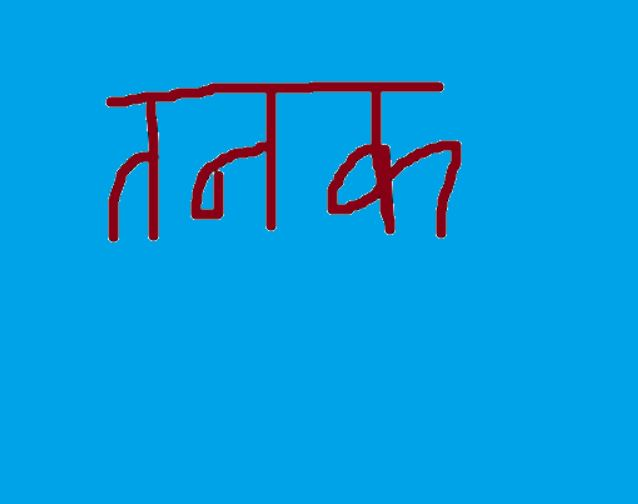
#> input picture Hindi2.JPG, 638 x 504 px
$ python -i preprocess.py   (imports and definitions only)
#> lines starting #> are read from the running program, lines starting #| are printed output that depends on the picture; after the words box and inside, x2 and y2 are one past the last pixel; in counts of white or black regions, pixels touching at a corner belong together
#!/usr/bin/env python
# coding: utf-8

# In[3]:


import numpy as np
import matplotlib.pyplot as plt
import cv2
import pytesseract
from pytesseract import Output

# In[4]:

def image_resize(image, width = None, height = None, inter = cv2.INTER_AREA):
    # initialize the dimensions of the image to be resized and
    # grab the image size
    dim = None
    (h, w) = image.shape[:2]

    # if both the width and height are None, then return the
    # original image
    if width is None and height is None:
        return image

    # check to see if the width is None
    if width is None:
        # calculate the ratio of the height and construct the
        # dimensions
        r = height / float(h)
        dim = (int(w * r), height)

    # otherwise, the height is None
    else:
        # calculate the ratio of the width and construct the
        # dimensions
        r = width / float(w)
        dim = (width, int(h * r))

    # resize the image
    resized = cv2.resize(image, dim, interpolation = inter)

    # return the resized image
    return resized

def borders(here_img, thresh):
    size = here_img.shape
    check = int(115 * size[0] / 600)
    image = here_img[:]
    top, bottom = 0, size[0] - 1
    #plt.imshow(image)
    #plt.show()
    shape = size

    #find the background color for empty column
    bg = np.repeat(thresh, shape[1])
    count = 0
    for row in range(1, shape[0]):
        if  (np.equal(bg, image[row]).any()) == True:
            #print(count)
            count += 1
        else:
            count = 0
        if count >= check:
            top = row - check
            break


    shape = image.shape
    bg = np.repeat(thresh, shape[1])
    count = 0
    rows = np.arange(1, shape[0])
    #print(rows)
    for row in rows[::-1]:
        if  (np.equal(bg, image[row]).any()) == True:
            count += 1
        else:
            count = 0
        if count >= check:
            bottom = row + count
            break
    # [6 lines of commented-out code are left out]

    d1 = (top - 2) >= 0
    d2 = (bottom + 2) < size[0]
    d = d1 and d2
    if(d):
        b = 2
    else:
        b = 0

    return (top, bottom, b)


# In[5]:


def detect_text(main_image, gray_img, localized, bc):
        cimg = cv2.resize(localized, (30, 30))
        bordersize = 1
        nimg = cv2.copyMakeBorder(cimg, top=bordersize, bottom=bordersize, left=bordersize, right=bordersize, borderType=cv2.BORDER_CONSTANT, value=[255-bc, 0, 0])

        return main_image, nimg


# In[6]:


def segmentation(bordered, thresh):
    try:
        shape = bordered.shape
        check = int(50 * shape[0] / 320)
        image = bordered[:]
        image = image[check:].T
        shape = image.shape
        #plt.imshow(image)
        #plt.show()

        #find the background color for empty column
        bg = np.repeat(255 - thresh, shape[1])
        bg_keys = []
        for row in range(1, shape[0]):
            if  (np.equal(bg, image[row]).all()):
                bg_keys.append(row)

        lenkeys = len(bg_keys)-1
        new_keys = [bg_keys[1], bg_keys[-1]]
        #print(lenkeys)
        for i in range(1, lenkeys):
            if (bg_keys[i+1] - bg_keys[i]) > check:
                new_keys.append(bg_keys[i])
                #print(i)

        new_keys = sorted(new_keys)
        #print(new_keys)
        segmented_templates = []
        first = 0
        for key in new_keys[1:]:
            segment = bordered.T[first:key]
            segmented_templates.append(segment.T)
            #show middle segments
            #plt.imshow(segment.T)
            #plt.show()
            first = key
        last_segment = bordered.T[new_keys[-1]:]
        segmented_templates.append(last_segment.T)

        #check if each segment shape is enough to do recognition


        return(segmented_templates)
    except:
        return [bordered]


# In[7]:


def localize(main_image, gray_img, localized, bc, show):
    #open the template as gray scale image
        template = localized
        #print(template.shape)
        width, height = template.shape[::-1] #get the width and height
        #match the template using cv2.matchTemplate
        match = cv2.matchTemplate(gray_img, template, cv2.TM_CCOEFF_NORMED)
        threshold = 0.8
        position = np.where(match >= threshold) #get the location of template in the image
        for point in zip(*position[::-1]): #draw the rectangle around the matched template
            cv2.rectangle(main_image, point, (point[0] + width, point[1] + height), (255 - bc, 0, bc ), 2)

        return main_image


# In[8]:


def preprocess(bgr_img):#gray image
    img = bgr_img[:]
    # [7 lines of commented-out code are left out]
    blur = cv2.GaussianBlur(img,(5,5),0)
    ret,th_img = cv2.threshold(blur,0,255,cv2.THRESH_BINARY_INV+cv2.THRESH_OTSU) #converts black to white and inverse
    rows, cols = th_img.shape
    bg_test = np.array([th_img[i][i] for i in range(5)])
    if bg_test.all() == 0:
        text_color = 255
    else:
        text_color = 0
    #print('Process: Localization....\n')
    tb = borders(th_img, text_color)
    lr = borders(th_img.T, text_color)
    dummy = int(np.average((tb[2], lr[2]))) + 2
    template = th_img[tb[0]+dummy:tb[1]-dummy, lr[0]+dummy:lr[1]-dummy]
    #print("Process: Segmentation....\n")
    th_img=image_resize(th_img, width=1200, height=1200)
    template=image_resize(template,width=1200)
    kernel = np.ones((5,5),np.uint8)
    template = cv2.erode(template,kernel,iterations = 5)
    segments = segmentation(template, text_color)
    #print('Process: Detection.....\n')
    return segments, template, th_img, text_color

# In[ ]:

>>> import cv2
>>> picture = cv2.imread('Hindi2.JPG', cv2.IMREAD_GRAYSCALE)
#> picture: shape (504, 638); min 12, max 229, mean 119.1
>>> result = preprocess(picture)
#> in preprocess, `ret,th_img = cv2.threshold(blur,0,255,cv2.THRESH_BINARY_INV+cv2.THRESH..`:
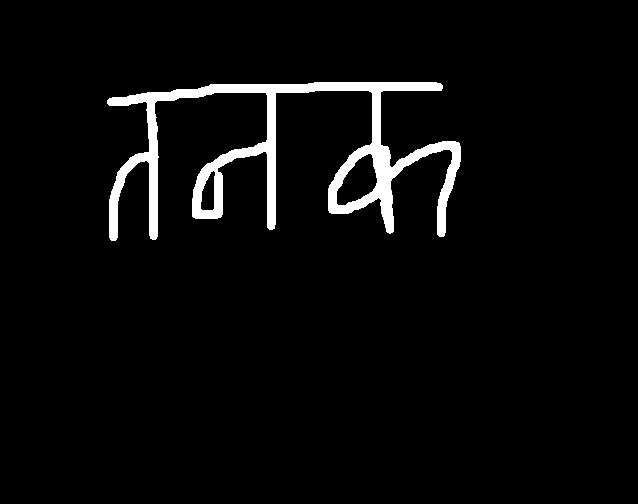
#> th_img: shape (504, 638); 3.9% white; 1 white region, box (x1, y1, x2, y2) and area: (107, 82, 461, 241) 12524
#> in preprocess, `ret,th_img = cv2.threshold(blur,0,255,cv2.THRESH_BINARY_INV+cv2.THRESH..`: ret = 86
#> in preprocess, `bg_test = np.array([th_img[i][i] for i in range(5)])`: bg_test = [0, 0, 0, 0, 0]
#> in preprocess, `tb = borders(th_img, text_color)`: tb = (81, 241, 2)
#> call 2 of borders, with thresh = 255
#> in borders (call 2), `image = here_img[:]`:
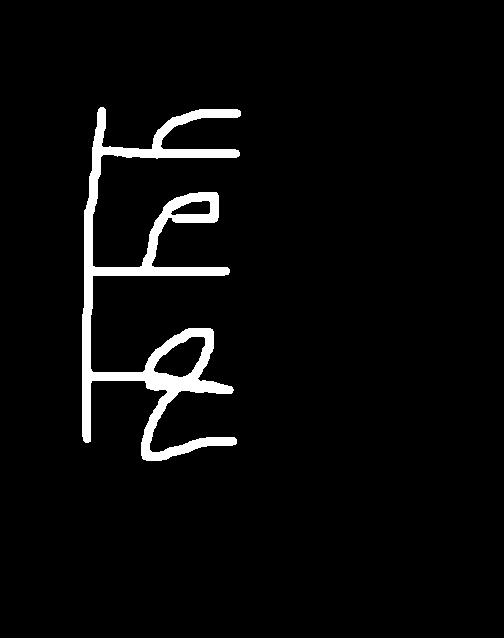
#> image: shape (638, 504); 3.9% white; 1 white region, box (x1, y1, x2, y2) and area: (82, 107, 241, 461) 12524
#> in preprocess, `lr = borders(th_img.T, text_color)`: lr = (106, 461, 2)
#> in preprocess, `dummy = int(np.average((tb[2], lr[2]))) + 2`: dummy = 4
#> in preprocess, `template = th_img[tb[0]+dummy:tb[1]-dummy, lr[0]+dummy:lr[1]-dummy]`: template: shape (152, 347); 22.4% white; 1 white region, box (x1, y1, x2, y2) and area: (0, 0, 347, 152) 11839
#> in preprocess, `template = cv2.erode(template,kernel,iterations = 5)`:
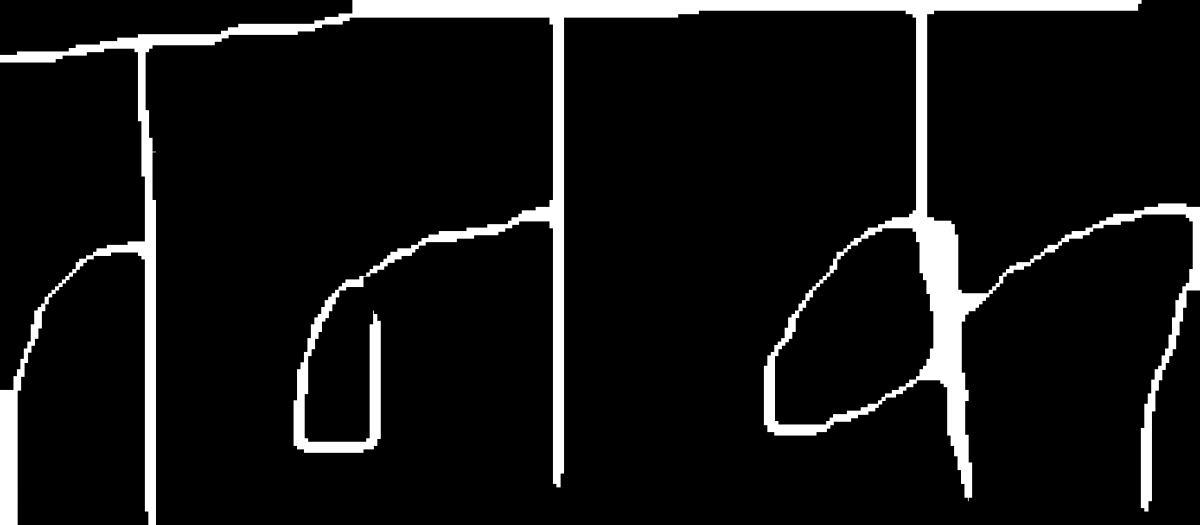
#> template: shape (525, 1200); min 0, max 255, mean 20.8
#> in segmentation, `image = image[check:].T`:
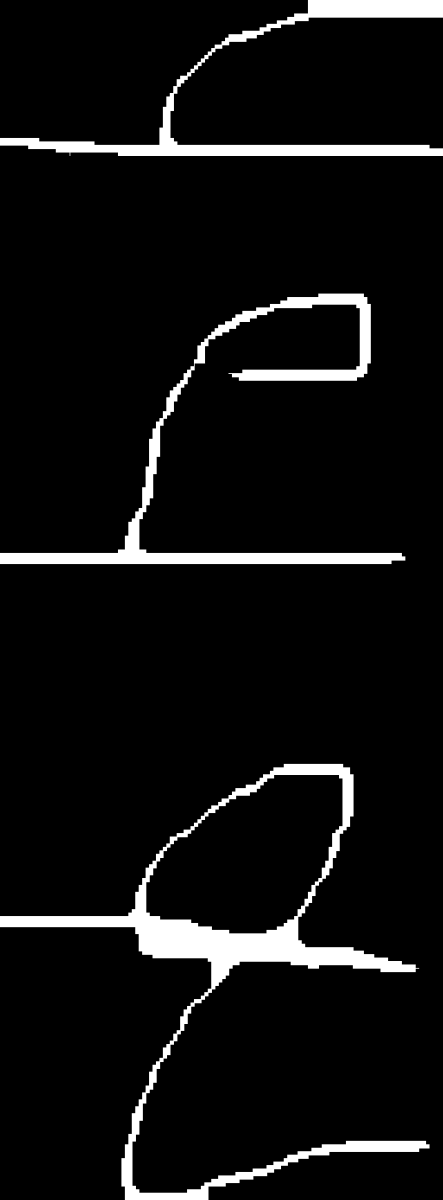
#> image: shape (1200, 443); min 0, max 255, mean 16.9
#> after the loop in segmentation, `for row in range(1, shape[0]):`: bg_keys = 335 values from 156 to 762
#> in segmentation, `lenkeys = len(bg_keys)-1`: lenkeys = 334
#> in segmentation, `new_keys = [bg_keys[1], bg_keys[-1]]`: new_keys = [157, 762]
#> after the loop in segmentation, `for i in range(1, lenkeys):`: new_keys = [157, 762, 292]
#> in segmentation, `new_keys = sorted(new_keys)`: new_keys = [157, 292, 762]
#> the loop in segmentation, `for key in new_keys[1:]:` made 2 passes
#> (key, first) on passes 1 to 2: (292, 292), (762, 762)
#> pass 1, in segmentation, `segment = bordered.T[first:key]`:
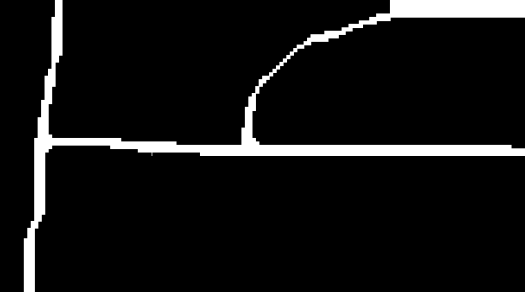
#> segment: shape (292, 525); min 0, max 255, mean 19.4
#> pass 2, in segmentation, `segment = bordered.T[first:key]`:
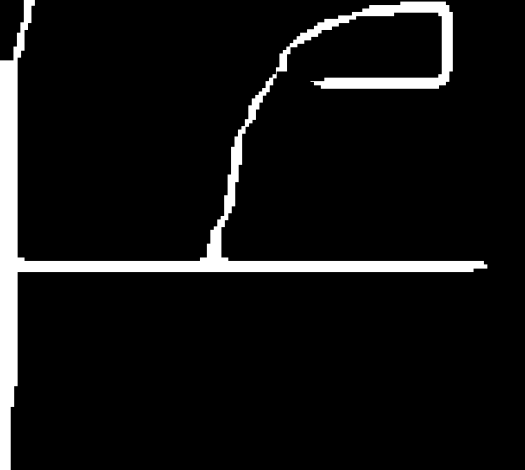
#> segment: shape (470, 525); min 0, max 255, mean 18.6
#> after the loop in segmentation, `for key in new_keys[1:]:`: segmented_templates = 2 items
#> in segmentation, `last_segment = bordered.T[new_keys[-1]:]`:
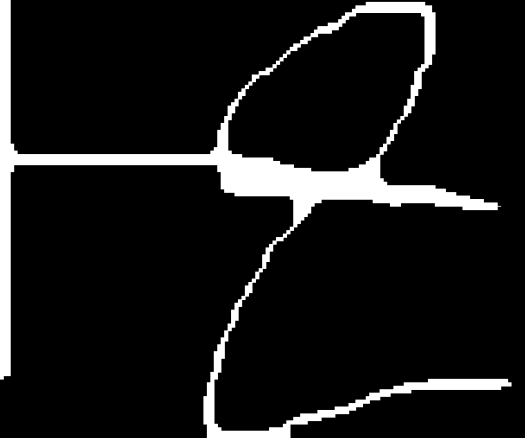
#> last_segment: shape (438, 525); min 0, max 255, mean 24.2
#> in preprocess, `segments = segmentation(template, text_color)`: segments = 3 items

$ run again, on hindi4.JPG
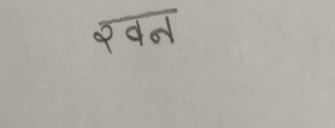
#> input picture hindi4.JPG, 335 x 128 px
#> in preprocess, `ret,th_img = cv2.threshold(blur,0,255,cv2.THRESH_BINARY_INV+cv2.THRESH..`:
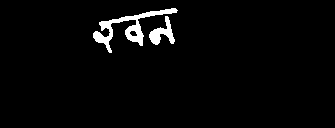
#> th_img: shape (128, 335); 2.8% white; 2 white regions, box (x1, y1, x2, y2) and area: (93, 8, 178, 53) 869, (149, 16, 175, 45) 325
#> ret = 147
#> bg_test = [0, 0, 0, 0, 0]
#> tb = (7, 53, 2)
#> lr = (92, 178, 2)
#> dummy = 4
#> resized: shape (584, 1200)
#> after the loop in segmentation, `for row in range(1, shape[0]):`: bg_keys = 81 values from 744 to 824
#> lenkeys = 80
#> new_keys = [745, 824]
#> the loop in segmentation, `for key in new_keys[1:]:` made 1 pass
#> (key, first) on pass 1: (824, 824)
#> after the loop in segmentation, `for key in new_keys[1:]:`: segmented_templates = 1 item
#> in segmentation, `last_segment = bordered.T[new_keys[-1]:]`:
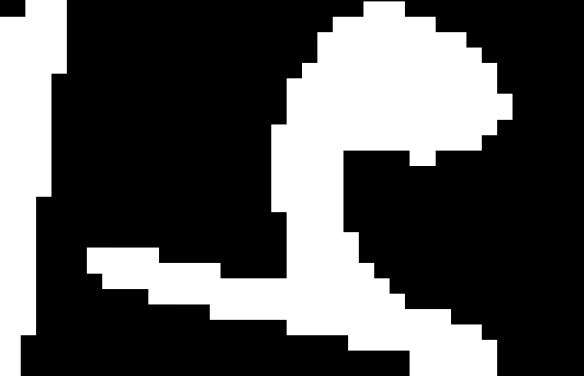
#> last_segment: shape (376, 584); min 0, max 255, mean 84.7
#> segments = 2 items
